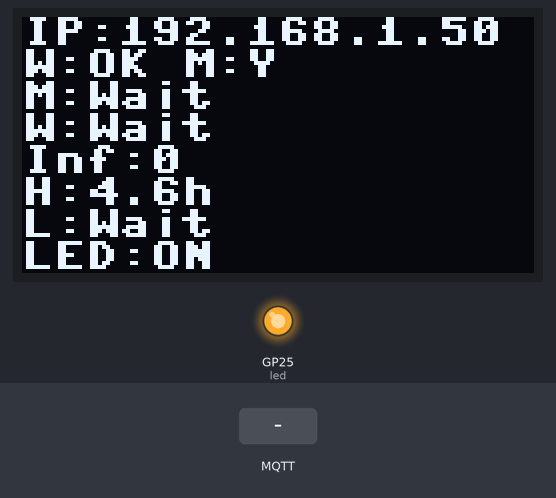
The program below on a simulated Raspberry Pi Pico running MicroPython. Parts: 128×64 one-colour display, output pins drawn as LEDs (lit = HIGH). Inputs (shaded band) come from the test bench. WiFi joins after 1.5 s; random numbers come from a fixed seed; no MQTT or app messages arrive unless stated; the clock reads 2024-03-15 10:24:30 at power-on unless the program sets it; library files of the repository ran but are not shown: ssd1306.py; what the program prints to the serial console is not drawn.

Above: at 10.1 s.
10.2 s: MQTT message "Not connected" arrives on the first subscribed topic
At 10.6 s:
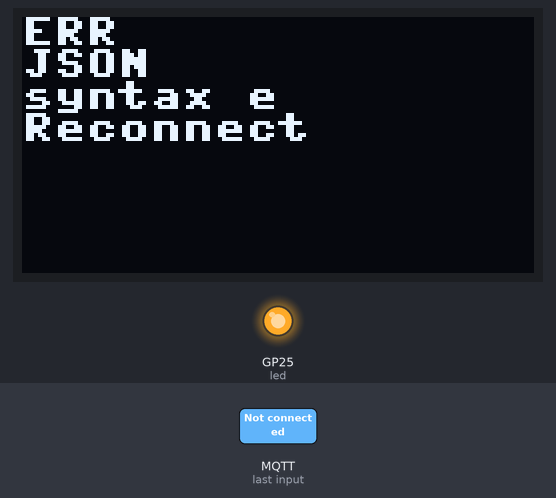
13.2 s: MQTT message "1" arrives on the first subscribed topic
At 14.5 s:
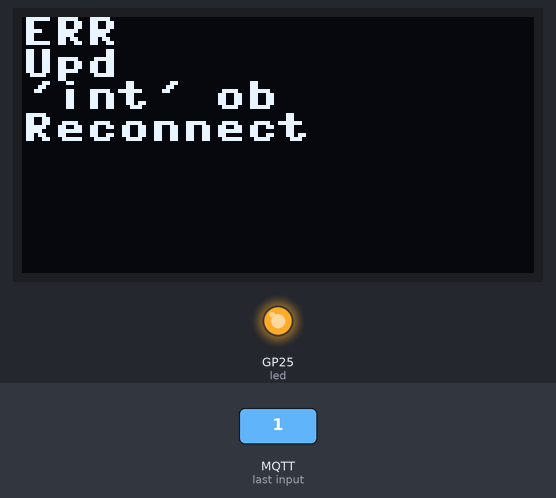
16.2 s: MQTT message "0" arrives on the first subscribed topic
At 19.0 s:
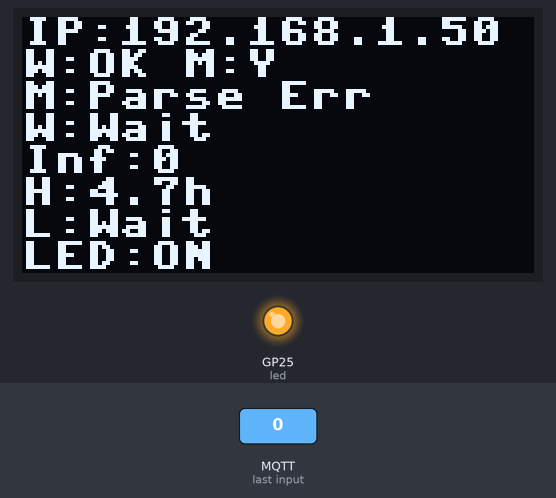
19.2 s: MQTT message "weights" arrives on the first subscribed topic
At 22.0 s:
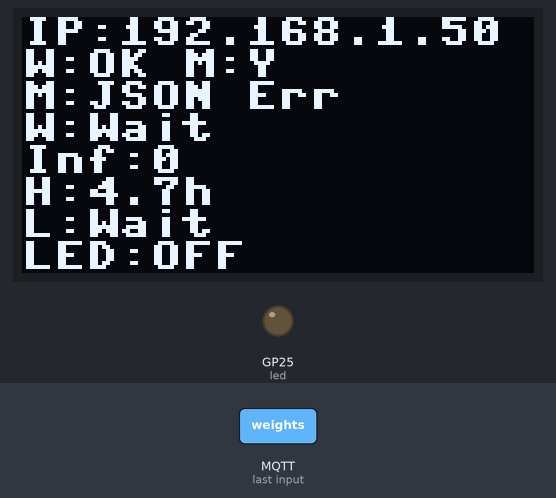
22.2 s: MQTT message "on" arrives on the first subscribed topic
At 25.2 s:
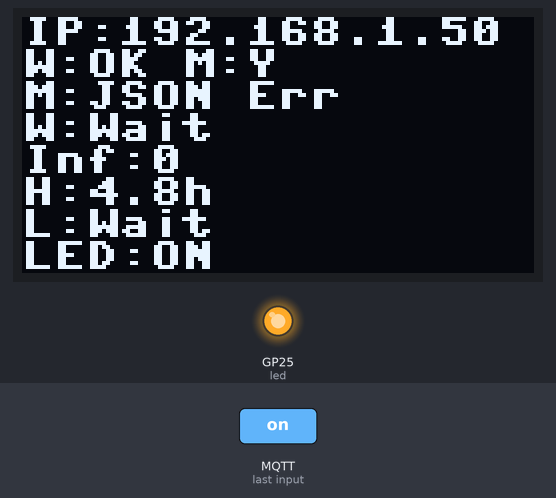
Timing chart, 0 to 26.2 s (numbered marks = the images above; inputs shaded):
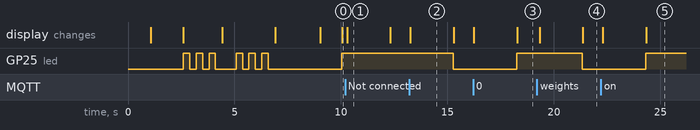

Measured:
- after the input at 10.2 s, the display: changes after 0.08 s (image 1)
- after the input at 13.2 s, GP25 (led): HIGH → LOW after 2.1 s
- after the input at 16.2 s, GP25 (led): LOW → HIGH after 2.0 s; the display: first changes at once (image 3 shows a later state)
- after the input at 19.2 s, GP25 (led): HIGH → LOW after 2.1 s
- after the input at 22.2 s, GP25 (led): LOW → HIGH after 2.1 s
- what the display in image 1 shows lasts 2.0 s, from 10.3 s to 12.3 s

The program:

main.py
```python
import network
import time
import ujson
from simple import MQTTClient
from machine import Pin
import utime
from machine import Pin, SoftI2C
import ssd1306
import machine
import math

i2c = SoftI2C(scl=Pin(5), sda=Pin(4))

oled_width = 128
oled_height = 64
oled = ssd1306.SSD1306_I2C(oled_width, oled_height, i2c)

# =========================
# CONFIG
# =========================
WIFI_SSID = "ENTER YOUR WIFI "
WIFI_PASS = "ENTER THE PASSWORD "
led = machine.Pin("LED", machine.Pin.OUT)
BROKER = "192.168.241.142"  # RPi #2 server IP - change if needed
TOPIC = "fl/pico/global"
CLIENT_ID = "pico_infer"

# Model constants - must match ESP32
NUM_FEATURES = 6
NUM_WEIGHTS = 7  # 6 features + 1 bias

# =========================
# GLOBALS
# =========================
weights = []
ip_address = "Not connected"
model_status = "Initializing..."
inference_count = 0
last_prediction = None
mqtt_connected = False
last_model_update = None
sim_hour = 0.0  # Simulated hour of day (0-24)

def blink():
    global led
    for _ in range(3):
        led.value(1)
        utime.sleep(0.3)
        led.value(0)
        utime.sleep(0.3)

# =========================
# OLED DISPLAY HELPER
# =========================
def display_status():
    """Update OLED with current status information"""
    try:
        oled.fill(0)

        # Line 1: IP Address (always show)
        ip_short = ip_address if len(ip_address) <= 15 else ip_address.split('.')[-1]
        oled.text(f"IP:{ip_short}", 0, 0)

        # Line 2: WiFi & MQTT Status
        w = "W:OK" if ip_address != "Not connected" else "W:NO"
        m = "M:Y" if mqtt_connected else "M:N"
        oled.text(f"{w} {m}", 0, 8)

        # Line 3: Model Status
        oled.text(f"M:{model_status[:12]}", 0, 16)

        # Line 4: Weights info (if available)
        if len(weights) == NUM_WEIGHTS:
            oled.text(f"W:{NUM_WEIGHTS} OK", 0, 24)
        else:
            oled.text(f"W:Wait", 0, 24)

        # Line 5: Inference count
        oled.text(f"Inf:{inference_count}", 0, 32)

        # Line 6: Current simulated hour
        oled.text(f"H:{sim_hour:.1f}h", 0, 40)

        # Line 7: Last prediction (if available)
        if last_prediction is not None:
            pred_pct = int(last_prediction * 100)
            oled.text(f"L:{pred_pct}%", 0, 48)
            # Simple bar (0-60 pixels)
            bar_len = int(last_prediction * 60)
            if bar_len > 60:
                bar_len = 60
            for x in range(bar_len):
                oled.pixel(65 + x, 50, 1)
        else:
            oled.text("L:Wait", 0, 48)

        # Line 8: LED indicator
        led_txt = "LED:ON" if led.value() else "LED:OFF"
        oled.text(led_txt, 0, 56)

        oled.show()
    except Exception as e:
        oled.fill(0)
        oled.text("ERR", 0, 0)
        oled.text(str(e)[:12], 0, 8)
        oled.show()

def display_error(title, error_msg=""):
    """Display error message on OLED"""
    try:
        oled.fill(0)
        oled.text("ERR", 0, 0)
        oled.text(title[:12], 0, 8)
        if error_msg:
            oled.text(str(error_msg)[:12], 0, 16)
        oled.text("Reconnect", 0, 24)
        oled.show()
    except:
        pass

# =========================
# WIFI
# =========================
def connect_wifi(max_attempts=50):
    global ip_address, model_status

    model_status = "WiFi"
    oled.fill(0)
    oled.text("Boot", 0, 20)
    oled.text("FL Inference", 0, 30)
    oled.show()
    time.sleep(1)

    wlan = network.WLAN(network.STA_IF)
    wlan.active(True)

    attempt = 0
    while attempt < max_attempts:
        attempt += 1
        oled.fill(0)
        oled.text("WiFi...", 0, 20)
        oled.text(f"Try:{attempt}/50", 0, 30)
        oled.show()

        if not wlan.isconnected():
            wlan.connect(WIFI_SSID, WIFI_PASS)

        # Wait up to 5 seconds per attempt
        for _ in range(10):
            if wlan.isconnected():
                # Get IP address
                ip_address = wlan.ifconfig()[0]
                model_status = "Ready"

                oled.fill(0)
                oled.text("WiFi OK", 0, 10)
                oled.text(f"IP:{ip_address}", 0, 20)
                oled.text("MQTT...", 0, 40)
                oled.show()
                blink()
                return True
            time.sleep(0.5)

    # Failed after max attempts
    model_status = "WiFi Fail"
    display_error("WiFi", "50 Fail")
    return False


# =========================
# FEATURE EXTRACTION
# Must match ESP32's build_features()
# =========================
def build_features(hour):
    """
    Build 6-element feature vector from hour of day.
    Exactly matches ESP32 linear model feature extraction.

    Returns: list of 6 floats
    """
    two_pi_h = 2.0 * math.pi * hour / 24.0
    four_pi_h = 4.0 * math.pi * hour / 24.0
    pi_h = math.pi * hour / 24.0

    return [
        math.sin(two_pi_h),         # x[0] - fundamental sin
        math.cos(two_pi_h),         # x[1] - fundamental cos
        math.sin(four_pi_h),        # x[2] - 2nd harmonic sin
        math.cos(four_pi_h),        # x[3] - 2nd harmonic cos
        math.sin(pi_h) ** 2,        # x[4] - daylight arc
        hour / 24.0,                # x[5] - linear trend
    ]


# =========================
# INFERENCE
# =========================
def predict(hour):
    """
    Run inference on synthetic time-of-day input.

    Args:
        hour: float (0-24) - simulated hour of day

    Returns:
        float: predicted light level [0, 1] or None if no model
    """
    global inference_count, last_prediction

    if len(weights) != NUM_WEIGHTS:
        last_prediction = None
        return None

    # Build feature vector
    features = build_features(hour)

    # Linear model: y = w[0]*x[0] + w[1]*x[1] + ... + w[5]*x[5] + w[6]
    result = weights[NUM_WEIGHTS - 1]  # Start with bias (w[6])
    for i in range(NUM_FEATURES):
        result += weights[i] * features[i]

    # Clamp to [0, 1] range
    if result < 0.0:
        result = 0.0
    if result > 1.0:
        result = 1.0

    inference_count += 1
    last_prediction = result
    return result


# =========================
# MQTT CALLBACK
# =========================
def on_message(topic, msg):
    global weights, model_status, last_model_update
    try:
        data = ujson.loads(msg)
        new_weights = data.get("weights", [])

        # Validate weight count
        if len(new_weights) != NUM_WEIGHTS:
            model_status = f"Bad:{len(new_weights)}W"
            oled.fill(0)
            oled.text("Model Error", 0, 10)
            oled.text(f"Got:{len(new_weights)}W", 0, 20)
            oled.text(f"Need:{NUM_WEIGHTS}W", 0, 30)
            oled.show()
            time.sleep(2)
            return

        weights = new_weights
        model_status = "Updated"
        last_model_update = time.time()

        # Show update notification
        oled.fill(0)
        oled.text("Model Update", 0, 10)
        oled.text(f"W:{NUM_WEIGHTS} OK", 0, 20)
        oled.text(f"W0:{weights[0]:.2f}", 0, 30)
        oled.text(f"W6:{weights[6]:.2f}", 0, 40)
        oled.show()
        blink()
        time.sleep(2)

        model_status = "Run"

    except ValueError as e:
        model_status = "JSON Err"
        display_error("JSON", str(e)[:8])
        time.sleep(2)
    except Exception as e:
        model_status = "Parse Err"
        display_error("Upd", str(e)[:8])
        time.sleep(2)


# =========================
# MAIN
# =========================
if not connect_wifi():
    display_error("WiFi", "Fail")
    while True:
        time.sleep(5)

try:

    mqtt_attempt = 0
    max_mqtt_attempts = 50
    client = None

    while mqtt_attempt < max_mqtt_attempts:
        mqtt_attempt += 1
        try:
            model_status = "MQTT"
            oled.fill(0)
            oled.text("MQTT...", 0, 20)
            oled.text(f"Try:{mqtt_attempt}/50", 0, 30)
            oled.show()
            time.sleep(0.5)

            client = MQTTClient(CLIENT_ID, BROKER)
            client.set_callback(on_message)
            client.connect()
            client.subscribe(TOPIC)

            mqtt_connected = True
            model_status = "OK"

            blink()

            oled.fill(0)
            oled.text("MQTT OK", 0, 10)
            oled.text(CLIENT_ID[:14], 0, 20)
            oled.text("Wait Model", 0, 30)
            oled.text("from server", 0, 40)
            oled.show()
            time.sleep(2)

            model_status = "Wait"
            break

        except Exception as e:
            mqtt_connected = False
            time.sleep(1)
            continue

    if mqtt_attempt >= max_mqtt_attempts or client is None:
        mqtt_connected = False
        model_status = "Fail"
        display_error("MQTT", "50 Fail")
        while True:
            time.sleep(5)

except Exception as e:
    mqtt_connected = False
    model_status = "Fail"
    display_error("MQTT", str(e)[:8])
    while True:
        time.sleep(5)

# ============================
# MAIN INFERENCE LOOP
# ============================

# Initialize simulated hour to a random starting point
# so multiple Picos don't show identical predictions
try:
    import urandom
    # Random hour between 0-24
    sim_hour = float(urandom.getrandbits(11) % 1440) / 60.0
except:
    # Fallback if urandom not available
    sim_hour = 8.0

last_display_update = time.time()
last_inference = time.time()
display_update_interval = 1.0   # Update display every 1 second
inference_interval = 2.0        # Run inference every 2 seconds

print(f"Starting inference loop at sim_hour={sim_hour:.2f}")

while True:
    try:
        # Check for new model updates from MQTT
        client.check_msg()

        current_time = time.time()

        # Run inference periodically
        if current_time - last_inference >= inference_interval:
            # Advance simulated time by 2 minutes per inference cycle
            # (matches ESP32 training clock: 2 minutes per step)
            sim_hour = (sim_hour + 2.0 / 60.0) % 24.0

            # Run prediction if model is available
            if len(weights) == NUM_WEIGHTS:
                prediction = predict(sim_hour)

                if prediction is not None:
                    # Control LED based on prediction
                    # Threshold: light level > 0.5 = LED ON
                    if prediction > 0.5:
                        led.value(1)
                    else:
                        led.value(0)
            else:
                # No model yet - blink LED slowly to show alive
                led.value(1 if int(current_time) % 2 == 0 else 0)

            last_inference = current_time

        # Update display periodically
        if current_time - last_display_update >= display_update_interval:
            display_status()
            last_display_update = current_time

        time.sleep(0.1)  # Small sleep to prevent busy-wait

    except OSError as e:
        # Network error - attempt MQTT reconnect
        mqtt_connected = False
        model_status = "Lost"
        led.value(0)
        display_error("Lost", "Retry")
        time.sleep(3)

        # Attempt to reconnect MQTT
        retry_mqtt = 0
        while retry_mqtt < 50:
            retry_mqtt += 1
            try:
                oled.fill(0)
                oled.text("Reconnect", 0, 20)
                oled.text(f"Try:{retry_mqtt}/50", 0, 30)
                oled.show()

                client = MQTTClient(CLIENT_ID, BROKER)
                client.set_callback(on_message)
                client.connect()
                client.subscribe(TOPIC)

                mqtt_connected = True
                model_status = "Recon"

                oled.fill(0)
                oled.text("Reconnected", 0, 20)
                oled.text("Back online", 0, 30)
                oled.show()
                blink()
                time.sleep(1)
                break

            except:
                time.sleep(2)
                continue

        if retry_mqtt >= 50:
            display_error("Fail", "Reboot")
            time.sleep(5)

    except Exception as e:
        model_status = "ERR"
        led.value(0)
        display_error("Run", str(e)[:8])
        time.sleep(5)
```
